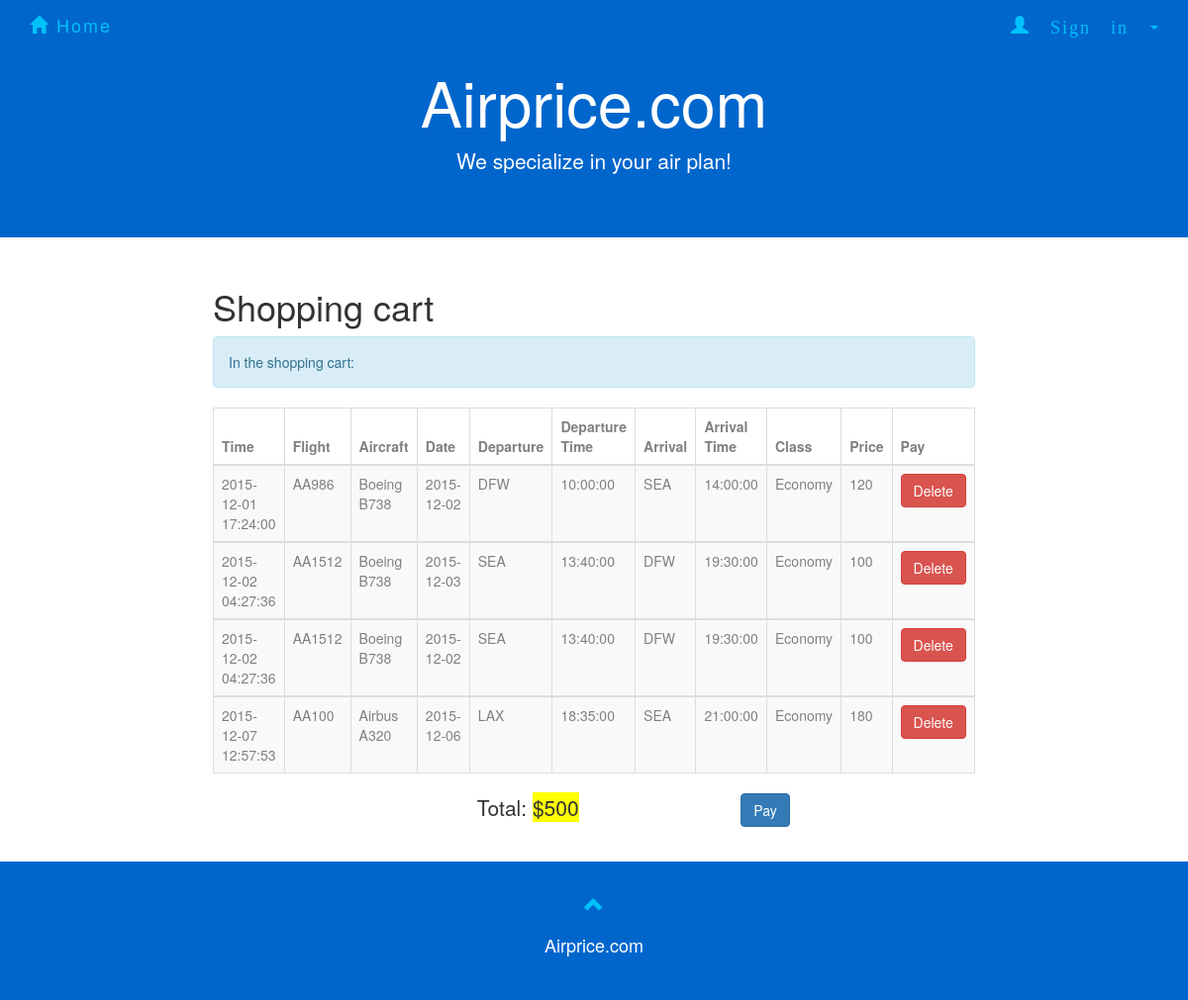
The app's page /cartshow.php (signed in) with its own data.
### tables this page shows
CREATE TABLE `flight` (
  `number` varchar(20) NOT NULL,
  `airplane_id` varchar(10) NOT NULL,
  `departure` varchar(10) NOT NULL,
  `d_time` time NOT NULL,
  `arrival` varchar(10) NOT NULL,
  `a_time` time NOT NULL,
  PRIMARY KEY (`number`),
  KEY `code_idx` (`departure`,`arrival`),
  KEY `airplaneid_idx` (`airplane_id`),
  KEY `arrival_idx` (`arrival`),
  CONSTRAINT `airplaneid` FOREIGN KEY (`airplane_id`) REFERENCES `airplane` (`ID`) ON DELETE CASCADE ON UPDATE CASCADE,
  CONSTRAINT `arrival` FOREIGN KEY (`arrival`) REFERENCES `airport` (`code`) ON DELETE CASCADE ON UPDATE CASCADE,
  CONSTRAINT `departure` FOREIGN KEY (`departure`) REFERENCES `airport` (`code`) ON DELETE CASCADE ON UPDATE CASCADE
);

CREATE TABLE `book` (
  `ID` int(11) NOT NULL AUTO_INCREMENT,
  `time` datetime NOT NULL,
  `date` date NOT NULL,
  `flightno` varchar(10) NOT NULL,
  `username` varchar(45) NOT NULL,
  `classtype` varchar(20) NOT NULL,
  `paid` int(1) DEFAULT '0',
  PRIMARY KEY (`ID`,`flightno`),
  KEY `username_idx` (`username`),
  KEY `classname_idx` (`classtype`),
  KEY `flightno_idx` (`flightno`,`classtype`),
  CONSTRAINT `flightno` FOREIGN KEY (`flightno`, `classtype`) REFERENCES `class` (`number`, `name`) ON DELETE CASCADE ON UPDATE CASCADE,
  CONSTRAINT `username` FOREIGN KEY (`username`) REFERENCES `passanger` (`username`) ON DELETE NO ACTION ON UPDATE NO ACTION
);

CREATE TABLE `airplane` (
  `ID` varchar(10) NOT NULL,
  `type` varchar(10) NOT NULL,
  `company` varchar(20) NOT NULL,
  PRIMARY KEY (`ID`)
);

CREATE TABLE `class` (
  `number` varchar(10) NOT NULL,
  `name` varchar(20) NOT NULL,
  `capacity` int(11) NOT NULL,
  `price` float NOT NULL,
  PRIMARY KEY (`number`,`name`),
  KEY `number_idx` (`number`),
  CONSTRAINT `number` FOREIGN KEY (`number`) REFERENCES `flight` (`number`) ON DELETE CASCADE ON UPDATE CASCADE
);

### cartshow.php (the view, shortened to what this page needs)
<!DOCTYPE html>
<html>
<html lang="en">
<head>
    <link rel="stylesheet" href="http://maxcdn.bootstrapcdn.com/bootstrap/3.3.5/css/bootstrap.min.css">
    <link rel="stylesheet" href="forcompany.css">
    <link rel="stylesheet" href="homepage.css">
    <link rel="stylesheet" href="AdminSignin.css">
</head>
<body>
    <nav class="navbar navbar-default navbar-fixed-top">
        <div class="container">
            <div class="navbar-header">
                <a class="navbar-brand" href="homepage.html"><span class="glyphicon glyphicon-home"></span> Home</a>
            </div>
            <div class="collapse navbar-collapse" id="myNavbar">
                <ul class="nav navbar-nav navbar-right">
                    <li class="dropdown" id = "new">
                        <a class="dropdown-toggle" data-toggle="dropdown" href="#"><span class="glyphicon glyphicon-user"> Sign in&nbsp;</span><span class="caret"></span>
                        </a>
                          </li>
                        </ul>
            </div>
        </div>
    </nav>
<div class="jumbotron text-center">
        <h1>Airprice.com</h1>
        <p>We specialize in your air plan!</p>
</div>
<div class="container-fluid text-center">
  <div class="row content">
    <div class="col-sm-2 sidenav">
    </div>
    <div class="col-sm-8 text-left">
      <h1>Shopping cart</h1>
<?php
include_once 'dbconnect2.php';
if(!isset($_SESSION['user'])){
    header("Location: customersignin.html");
}else{
    $user = $_SESSION['user'];
$sql = "SELECT FL.number AS FLnumber, company, type, B.ID AS bookid, time, B.date,  departure, d_time, arrival, a_time, C.name AS classname, capacity, price
            FROM flight FL,  class C, airplane AP , book B
            WHERE (FL.number = C.number) AND (B.flightno = c.number) AND (classtype = C.name) AND (FL.airplane_id = AP.ID)
            AND  B.username = '$user' AND paid = '0'
            ORDER BY time";
$result = mysqli_query($con,$sql);
$rowcount = mysqli_num_rows($result);
    if($rowcount == 0){
        echo "<div class='alert alert-info'><strong>Nothing in the shopping cart.</strong></div>";
    }
    else{
    echo "<div class='alert alert-info'>In the shopping cart:</div>";
    echo "<table class='table table-bordered table-striped table-hover'>
          <thead>
          <tr>
            <th>Time</th>
            <th>Flight</th>
            <th>Aircraft</th>
            <th>Date</th>
            <th>Departure</th>
            <th>Departure Time</th>
            <th>Arrival</th>
            <th>Arrival Time</th>
            <th>Class</th>
            <th>Price</th>
            <th>Pay</th>
          </tr>
          </thead>";
    while($row = mysqli_fetch_array($result)) {
        echo "<tbody><tr>";
        echo "<td>" . $row['time'] . "</td>";
        echo "<td>" . $row['FLnumber'] . "</td>";
        echo "<td>" . $row['company']." ".$row['type']. "</td>";
        echo "<td>" . $row['date'] . "</td>";
        echo "<td>" . $row['departure'] . "</td>";
        echo "<td>" . $row['d_time'] . "</td>";
        echo "<td>" . $row['arrival'] . "</td>";
        echo "<td>" . $row['a_time'] . "</td>";
        echo "<td>" . $row['classname'] . "</td>";
        echo "<td>" . $row['price'] . "</td>";
            $seatreserved = "SELECT flightno, classtype, COUNT(*)
                        FROM book B
                        WHERE B.date = '".$row['date']."' AND B.flightno = '".$row['FLnumber']."'AND B.classtype ='".$row['classname']."' AND paid=1
                        GROUP BY flightno, classtype";
            $reserved = mysqli_query($con, $seatreserved);
            $reservedNumber = mysqli_fetch_array($reserved);
            $capacity = mysqli_query($con, "SELECT capacity FROM class C WHERE C.number='".$row['FLnumber']."' AND C.name= '".$row['classname']."'");
            $capacityNumber = mysqli_fetch_array($capacity);
            if(mysqli_num_rows($reserved)>0){
                $availableNumber = $capacityNumber['capacity'] - $reservedNumber['COUNT(*)'];
            }else{
                $availableNumber = $capacityNumber['capacity'];
            }
        if($availableNumber>0){
        echo '<td>
            <form action="cartdelete.php" method="post">
            <input type="hidden" name="bookid" value="'.$row['bookid'].'" >
            <button type="submit" class="btn btn-danger">Delete</button></div>
            </form>
            </td>';
        }else{
            echo "<td><button type='button' class='btn btn-warning' onclick='myFunction()'>No seat Available now</button></td>";
        }
		$sum = mysqli_query($con,"SELECT SUM(price)
							            FROM book B, class C
							            WHERE B.username = '$user' AND paid = '0'
							            AND classtype=C.name AND flightno = C.number");
		$t = mysqli_fetch_array($sum);
		$total = $t['SUM(price)'];
        echo "</tr>";
    }
    echo " </tbody></table>";
    echo " <form action='pay.php' method='post'>";
    echo "<div class='row'>
			  <div class='col-sm-4'></div>
			  <div class='col-sm-4'><p class='lead'>Total: <span id='total'>$".$total."</span></p></div>
			  <div class='col-sm-4'><button type='submit' class='btn btn-primary'>Pay</button></div>
			</div>";
    echo "</form>";
    echo "<br>";
    }
}
?>
<footer class="container-fluid text-center">
        <a href="#signUpPage" title="To Top">
            <span class="glyphicon glyphicon-chevron-up"></span>
        </a>
        <p>Airprice.com</p>
</footer>
</body>
</html>

### forcompany.css (style rules this page uses)
.jumbotron { background-color: #0066cc; color: #ffffff; }
.navbar { margin-bottom: 0; background-color: #0066cc; border: 0; font-size: 18px !important; letter-spacing: 2px; opacity: 0.9; }
.navbar li a, .navbar .navbar-brand { color: #00ccff !important; }
footer { background-color: #0066cc; color: #fff; padding: 32px; font-size: 18px; }
footer .glyphicon { font-size: 20px; margin-bottom: 20px; color: #00ccff; opacity: 0.9; }
#total { background-color: yellow; }

### AdminSignin.css (style rules this page uses)
th { width: 50px; height: 10px; color: gray; }
td { color: gray; }

### records on screen
flight: book.time "2015-12-01 17:24:00", number "AA986", airplane.company "Boeing", airplane.type "B738", book.date "2015-12-02", departure "DFW", d_time "10:00:00", arrival "SEA", a_time "14:00:00", class.name "Economy", class.price "120"
flight: book.time "2015-12-02 04:27:36", number "AA1512", airplane.company "Boeing", airplane.type "B738", book.date "2015-12-03", departure "SEA", d_time "13:40:00", arrival "DFW", a_time "19:30:00", class.name "Economy", class.price "100", book.date "2015-12-02"
flight: book.time "2015-12-07 12:57:53", number "AA100", airplane.company "Airbus", airplane.type "A320", book.date "2015-12-06", departure "LAX", d_time "18:35:00", arrival "SEA", a_time "21:00:00", class.name "Economy", class.price "180"

### other values on screen
$total "500"
